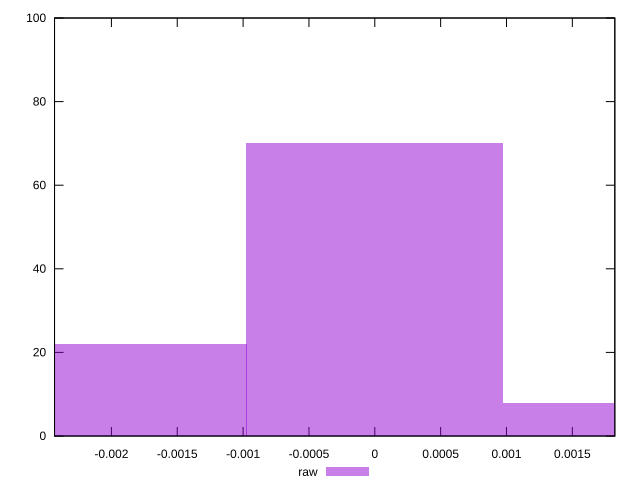

Write gnuplot code to recreate this figure.
reset

$raw <<EOF
-0.0019483689615969878 22
0 70
0.0019483689615969878 8
EOF

set key outside below
set boxwidth 0.0019483689615969878
set xrange [-0.002431910030858903:0.001822643116531343]
set yrange [0:100]
set trange [0:100]
set style fill transparent solid 0.5 noborder
set terminal svg size 640, 490 enhanced background rgb 'white'
set output "report_00018_2021-02-10T15-25-16.877Z/meta/pScore-difference/samples/pages/raw/histogram.svg"

plot $raw title "raw" with boxes

reset
